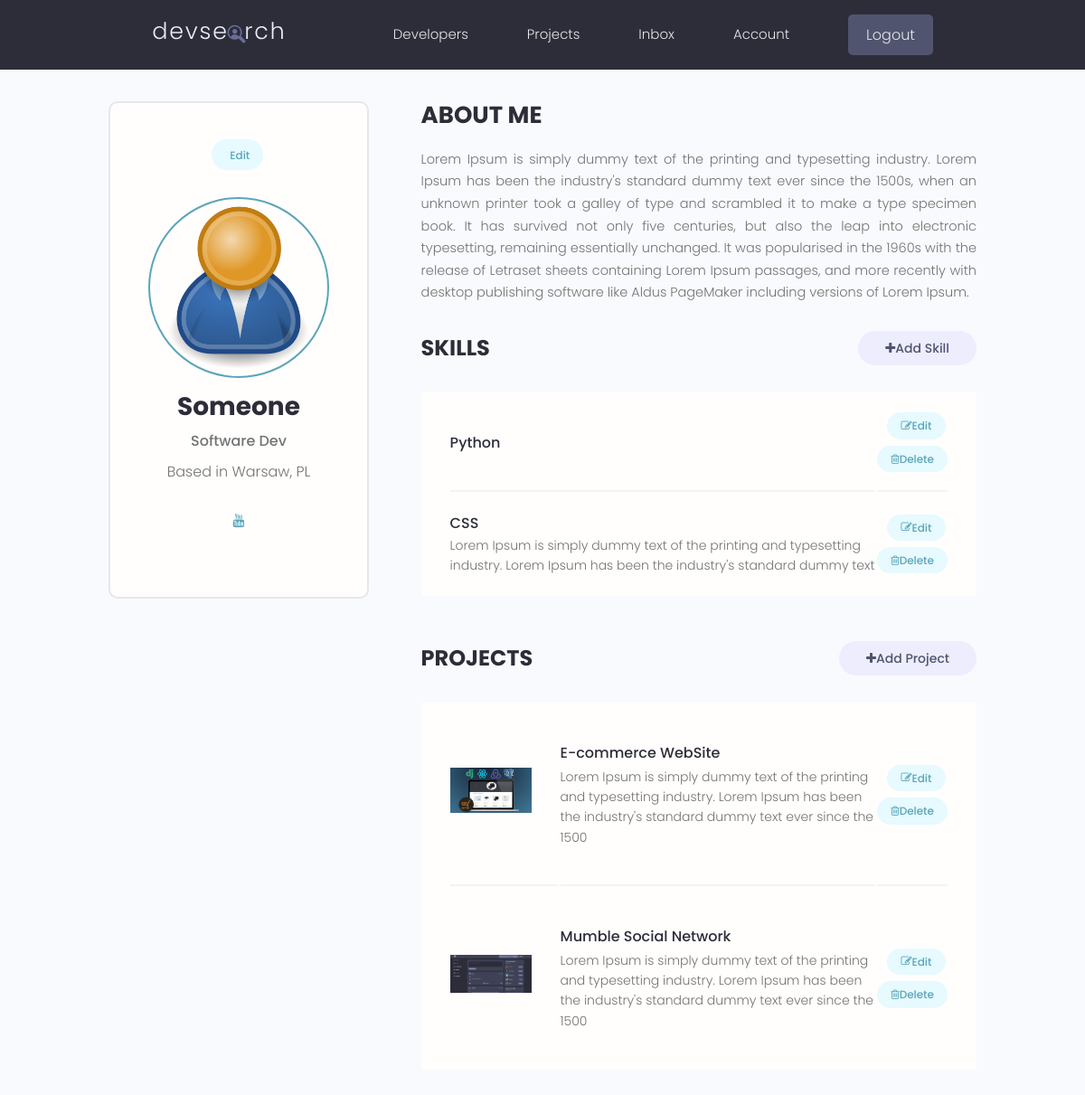
/account/ (signed in), run on the app's committed database.
### users/models.py (models this page shows, shortened)
class Profile(models.Model):
    user = models.OneToOneField(User, on_delete=models.CASCADE, null=True, blank=True)
    name = models.CharField(max_length=200, blank=True, null=True)
    email = models.EmailField(max_length=500, blank=True, null=True)
    username = models.CharField(max_length=200, blank=True, null=True)
    location = models.CharField(max_length=200, blank=True, null=True)
    short_intro = models.CharField(max_length=500, blank=True, null=True)
    bio = models.TextField(blank=True, null=True)
    profile_image = models.ImageField(null=True, blank=True,
                                      upload_to='profiles/', default='profiles/user-default.png')
    social_github = models.CharField(max_length=200, blank=True, null=True)
    social_twitter = models.CharField(max_length=200, blank=True, null=True)
    social_linkedin = models.CharField(max_length=200, blank=True, null=True)
    social_youtube = models.CharField(max_length=200, blank=True, null=True)
    social_website = models.CharField(max_length=200, blank=True, null=True)
    id = models.UUIDField(default=uuid.uuid4, unique=True,
                          primary_key=True, editable=False)

class Skill(models.Model):
    owner = models.ForeignKey(Profile, on_delete=models.CASCADE,
                              null=True, blank=True)
    name = models.CharField(max_length=200, blank=True, null=True)
    description = models.TextField(null=True, blank=True)
    id = models.UUIDField(default=uuid.uuid4, unique=True,
                          primary_key=True, editable=False)

### projects/models.py (models this page shows, shortened)
class Project(models.Model): # by default autogenerate id(int - start with 1)
    owner = models.ForeignKey(Profile, null=True, blank=True,
                              on_delete=models.SET_NULL)
    title = models.CharField(max_length=200)
    description = models.TextField(null=True, blank=True)
    featured_image = models.ImageField(null=True, blank=True, default='default.jpeg')
    demo_link = models.CharField(max_length=2000, null=True, blank=True)
    source_link = models.CharField(max_length=2000, null=True, blank=True)
    tags = models.ManyToManyField('Tag', blank=True)
    vote_total = models.IntegerField(default=0, null=True, blank=True)
    vote_ratio = models.IntegerField(default=0, null=True, blank=True)
    created = models.DateTimeField(auto_now_add=True)
    id = models.UUIDField(default=uuid.uuid4, unique=True,
                          primary_key=True, editable=False)
    class Meta:
        ordering = ['created']

### users/views.py (the view)
# urls.py: path('account/', views.userAccount, name='account'),
@login_required(login_url='login')
def userAccount(request):
    profile = request.user.profile
    skills = profile.skill_set.all()
    projects = profile.project_set.all()
    context = {'profile': profile, 'skills': skills, 'projects': projects}
    return render(request, 'users/account.html', context)

### users/templates/users/account.html (shortened to what this page needs)
{% extends 'main.html' %}
{% block content %}
  <main class="settingsPage profile my-md">
    <div class="container">
      <div class="layout">
        <div class="column column--1of3">
          <div class="card text-center">
            <div class="card__body dev">
              <a class="tag tag--pill tag--main settings__btn" href="{% url 'edit-account' %}"> Edit</a>
              <img class="avatar avatar--xl dev__avatar" src="{{profile.profile_image.url}}" />
              <h2 class="dev__name">{{profile.name}}</h2>
              <p class="dev__title">{{profile.short_intro}}</p>
              <p class="dev__location">Based in {{profile.location}}</p>
              <ul class="dev__social">
                {% if profile.social_youtube %}
                <li>
                  <a title="Youtube" href="{{ profile.social_website }" target="_blank"><i class="fa fa-youtube"></i></a>
                </li>
                {% endif %}
              </ul>
            </div>
          </div>
        </div>
        <div class="column column--2of3">
          <div class="devInfo">
            <h3 class="devInfo__title">About Me</h3>
            <p class="devInfo__about">{{profile.bio}}</p>
          </div>
          <div class="settings">
            <h3 class="settings__title">Skills</h3>
            <a class="tag tag--pill tag--sub settings__btn tag--lg" href="{% url 'create-skill' %}"><i class="fa fa-plus"></i>Add Skill</a>
          </div>
          <table class="settings__table">
            {% for skill in skills %}
            <tr>
              <td class="settings__tableInfo">
                <h4>{{skill.name}}</h4>
                <p>{{skill.description}}</p>
              </td>
              <td class="settings__tableActions">
                <a class="tag tag--pill tag--main settings__btn" href="{% url 'update-skill' skill.id %}"><i class="fa fa-edit"></i> Edit</a>
                <a class="tag tag--pill tag--main settings__btn" href="{% url 'delete-skill' skill.id %}?next=/account"><i class="fa fa-trash-o"></i>
                  Delete</a>
              </td>
            </tr>
            {% endfor %}
          </table>
          <div class="settings">
            <h3 class="settings__title">Projects</h3>
            <a class="tag tag--pill tag--sub settings__btn tag--lg" href="{% url 'create-project' %}"><i class="fa fa-plus"></i> Add Project</a>
          </div>
          <table class="settings__table">
            {% for project in projects %}
            <tr>
              <td class="settings__thumbnail">
                <a href="{% url 'project' project.id %}"><img src="{{project.featured_image.url}}" alt="Project Thumbnail" /></a>
              </td>
              <td class="settings__tableInfo">
                <a href="{% url 'project' project.id %}">{{project.title}}</a>
                <p>{{project.description|slice:'150'}}</p>
              </td>
              <td class="settings__tableActions">
                <a class="tag tag--pill tag--main settings__btn" href="{% url 'update-project' project.id %}"><i class="fa fa-edit"></i> Edit</a>
                <a class="tag tag--pill tag--main settings__btn" href="{% url 'delete-project' project.id %}?next=/account"><i class="fa fa-trash-o"></i>
                  Delete</a>
              </td>
            </tr>
            {% endfor %}
          </table>
        </div>
      </div>
    </div>
  </main>
{% endblock content %}

### static/styles/app.css (style rules this page uses)
:root { --color-sub: #2d2d39; }
.card { border: 2px solid var(--color-light); }
img { width: 100%; }
.profile .card > .dev { padding: 4rem; }
.dev__avatar { display: block; margin: auto; }
.dev__name { color: var(--color-sub); font-size: 2.8rem; font-weight: 700; margin-top: 1rem; margin-bottom: 0.5rem; }
.dev__title { font-size: 1.6rem; font-weight: 500; line-height: 1.3; }
.dev__location { margin-top: 1rem; }
.dev__social { margin: 3rem 0; list-style: none; display: flex; justify-content: center; gap: 1.5rem; }
.devInfo { margin-bottom: 3rem; }
.devInfo__title, .devInfo__subtitle { font-size: 2.6rem; color: var(--color-sub); text-transform: uppercase; font-weight: 700; margin-bottom: 1.5rem; }
.devInfo__about, .devSkill__info { font-size: 1.45rem; line-height: 1.7; text-align: justify; }
.settingsPage .dev > .settings__btn { display: inline-block; margin-bottom: 3rem; }
.settings { display: flex; justify-content: space-between; align-items: center; }
.settings__title { font-size: 2.4rem; text-transform: uppercase; font-weight: 700; color: var(--color-sub); }
.settings__table { margin-top: 3rem; margin-bottom: 5rem; padding: 0 3rem; background: var(--color-white); }
.settings__table tr { width: 100%; }
.settings__table tr > td { padding: 2rem 0; }
.settings__table tr:not(:last-child) td { border-bottom: 2px solid var(--color-white-light); }
.settings__thumbnail { width: 23%; min-width: 10rem; }
.settings__thumbnail img { padding-right: 3rem; height: 15rem; object-fit: contain; }
.settings__tableInfo { width: 100%; }
.settings__tableInfo h4, .settings__tableInfo a { padding-right: 1rem; width: auto; font-size: 1.6rem; font-weight: 500; color: var(--color-sub); }
.settings__tableInfo p { font-size: 1.4rem; }
.settings__tableActions { text-align: right; }

### static/uikit/styles/modules/_variables.css (style rules this page uses)
:root { --color-main: #5aa5b9; --color-main-light: #e6faff; --color-sub: #3f4156; --color-sub-light: #51546e; --color-sub-lighter: #ededfd; --color-text: #737373; --color-gray: #8b8b8b; --color-light: #e5e7eb; --color-light-gray: #767676; --color-bg: #f8fafd; --color-white: #fffefd; --color-white-light: #f3f3f3; --color-success: #359e64; --color-success-bg: #def8e8; --color-error: #fc4b0b; --color-error-bg: #fff2ee; --font-base: 'Poppins', arial, helvetica, 'Segoe UI', roboto, ubuntu, sans-serif; --font-monospace: 'Fira Code', 'Courier New', courier, monospace; --font-regular: 300; --font-medium: 500; --font-bold: 700; --generic-shadow: 1px 1px 5px #00000010; --generic-transition: all 0.3s ease-in-out; }

### static/uikit/styles/modules/_base.css (style rules this page uses)
* { margin: 0; padding: 0; box-sizing: border-box; text-rendering: optimizeLegibility; color: inherit; font-size: inherit; }
html { font-size: 50%; }
@media only screen and (min-width: 480px) { html { font-size: 56.25%; } }
@media only screen and (min-width: 1200px) { html { font-size: 62.5%; } }
body { line-height: 1.6; font-weight: 400; font-size: 1.5rem; color: var(--color-text); background-color: var(--color-bg); min-height: 100vh; }

### static/uikit/styles/modules/_typography.css (style rules this page uses)
* { font-family: var(--font-base); }
h2 { font-size: 3.6rem; font-weight: var(--font-bold); }
h3 { font-size: 3.2rem; font-weight: var(--font-medium); }
h4 { font-size: 2.8rem; font-weight: var(--font-medium); }
p, span, strong { font-size: 1.6rem; color: var(--color-text); font-weight: var(--font-regular); }
a { padding-bottom: 2px; text-decoration: none; display: inline-block; color: var(--color-main); font-weight: var(--font-medium); }

### static/uikit/styles/modules/_utilities.css (style rules this page uses)
.container { width: 92%; max-width: 165rem; margin: 0 auto; box-sizing: border-box; }
@media screen and (min-width: 1000px) { .container { width: 90%; } }
@media screen and (min-width: 1200px) { .container { width: 80%; } }
.text-center { text-align: center; }
.my-md { margin: 3rem auto; }

### static/uikit/styles/modules/_avatar.css (style rules this page uses)
.avatar { border-radius: 50%; border: 2px solid var(--color-main); object-fit: cover; }
.avatar--xl { height: 20rem; width: 20rem; }

### static/uikit/styles/modules/_card.css (style rules this page uses)
.card { border-radius: 1rem; background-color: var(--color-white); border: 1.5px solid var(--color-light); width: auto; height: auto; margin-top: 0.5rem; margin-bottom: 0.5rem; overflow: hidden; }
.card__body, .card__header { padding: 2rem 2.5rem; }

### static/uikit/styles/modules/_layout.css (style rules this page uses)
.layout { display: flex; flex-flow: row wrap; justify-content: space-between; }
.layout > .column { margin-bottom: 3rem; }
.layout > .column.column--1of3 { flex-basis: 30%; }
.layout > .column.column--2of3 { flex-basis: 64%; }

### data on the page
Profile: profile_image (placeholder picture), name "Someone", short_intro "Software Dev", location "Warsaw, PL", bio "Lorem Ipsum is simply dummy text of the printing and typesetting industry. Lorem Ipsum has been the industry's standard dummy text ever since the 1500s, when an unknown printer took a galley of type and scrambled it to make a type specimen book. It has survived not only five centuries, but also the leap into electronic typesetting, remaining essentially unchanged. It was popularised in the 1960s with the release of Letraset sheets containing Lorem Ipsum passages, and more recently with desktop publishing software like Aldus PageMaker including versions of Lorem Ipsum."
Skill: name "Python"
Skill: name "CSS", description "Lorem Ipsum is simply dummy text of the printing and typesetting industry. Lorem Ipsum has been the industry's standard dummy text"
Project: featured_image (picture), title "E-commerce WebSite", description "Lorem Ipsum is simply dummy text of the printing and typesetting industry. Lorem Ipsum has been the industry's standard dummy text ever since the 1500"
Project: featured_image (picture), title "Mumble Social Network", description "Lorem Ipsum is simply dummy text of the printing and typesetting industry. Lorem Ipsum has been the industry's standard dummy text ever since the 1500"
